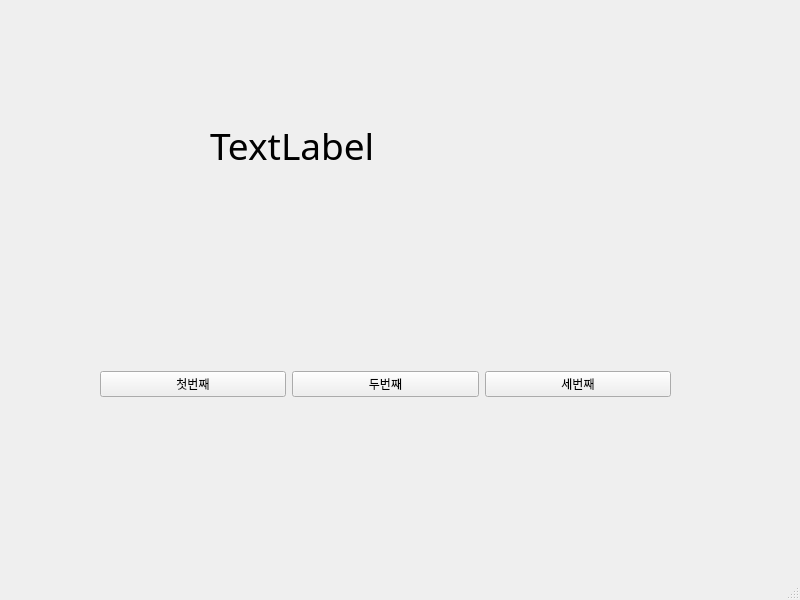
<?xml version="1.0" encoding="UTF-8"?>
<ui version="4.0">
 <class>MainWindow</class>
 <widget class="QMainWindow" name="MainWindow">
  <property name="geometry">
   <rect>
    <x>0</x>
    <y>0</y>
    <width>800</width>
    <height>600</height>
   </rect>
  </property>
  <property name="windowTitle">
   <string>MainWindow</string>
  </property>
  <widget class="QWidget" name="centralwidget">
   <widget class="QLabel" name="label">
    <property name="geometry">
     <rect>
      <x>210</x>
      <y>60</y>
      <width>391</width>
      <height>171</height>
     </rect>
    </property>
    <property name="font">
     <font>
      <family>굴림</family>
      <pointsize>28</pointsize>
     </font>
    </property>
    <property name="text">
     <string>TextLabel</string>
    </property>
   </widget>
   <widget class="QWidget" name="horizontalLayoutWidget">
    <property name="geometry">
     <rect>
      <x>100</x>
      <y>309</y>
      <width>571</width>
      <height>151</height>
     </rect>
    </property>
    <layout class="QHBoxLayout" name="horizontalLayout">
     <item>
      <widget class="QPushButton" name="pushButton">
       <property name="text">
        <string>첫번째</string>
       </property>
      </widget>
     </item>
     <item>
      <widget class="QPushButton" name="pushButton_2">
       <property name="text">
        <string>두번째</string>
       </property>
      </widget>
     </item>
     <item>
      <widget class="QPushButton" name="pushButton_3">
       <property name="text">
        <string>세번째</string>
       </property>
      </widget>
     </item>
    </layout>
   </widget>
  </widget>
  <widget class="QMenuBar" name="menubar">
   <property name="geometry">
    <rect>
     <x>0</x>
     <y>0</y>
     <width>800</width>
     <height>26</height>
    </rect>
   </property>
  </widget>
  <widget class="QStatusBar" name="statusbar"/>
 </widget>
 <resources/>
 <connections>
  <connection>
   <sender>pushButton</sender>
   <signal>clicked()</signal>
   <receiver>MainWindow</receiver>
   <slot>Firstclick()</slot>
   <hints>
    <hint type="sourcelabel">
     <x>197</x>
     <y>418</y>
    </hint>
    <hint type="destinationlabel">
     <x>324</x>
     <y>497</y>
    </hint>
   </hints>
  </connection>
  <connection>
   <sender>pushButton_2</sender>
   <signal>clicked()</signal>
   <receiver>MainWindow</receiver>
   <slot>Secondclick()</slot>
   <hints>
    <hint type="sourcelabel">
     <x>398</x>
     <y>410</y>
    </hint>
    <hint type="destinationlabel">
     <x>465</x>
     <y>478</y>
    </hint>
   </hints>
  </connection>
  <connection>
   <sender>pushButton_3</sender>
   <signal>clicked()</signal>
   <receiver>MainWindow</receiver>
   <slot>Thirdclick()</slot>
   <hints>
    <hint type="sourcelabel">
     <x>569</x>
     <y>401</y>
    </hint>
    <hint type="destinationlabel">
     <x>654</x>
     <y>452</y>
    </hint>
   </hints>
  </connection>
 </connections>
 <slots>
  <slot>Firstclick()</slot>
  <slot>Secondclick()</slot>
  <slot>Thirdclick()</slot>
 </slots>
</ui>
